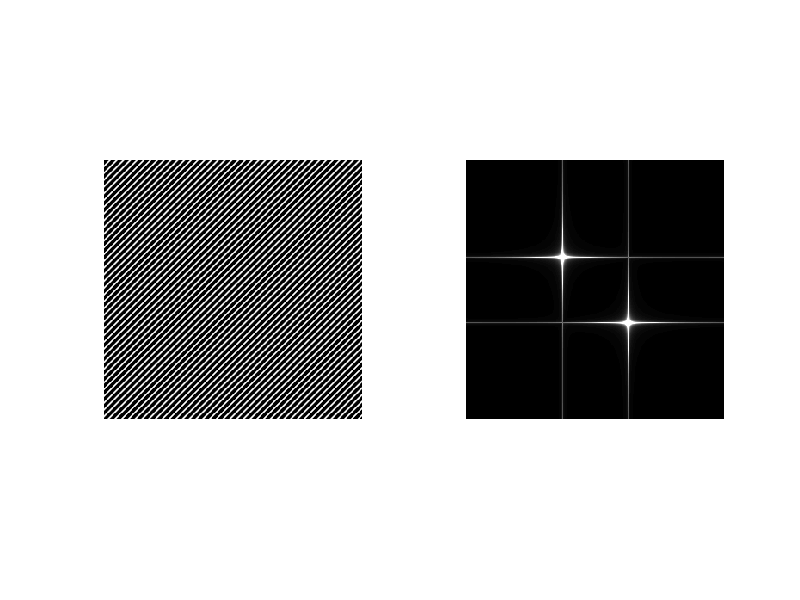

Reproduce this figure in MATLAB.
clear variables;close all; 

% part1
n=300; 
m=n;
a=0.8;b=0.8;
% r=149;
% figure(1); 
% x=-n/2:n/2; 
% y=x; 
% lx=45; 
% ly=20; 
% M1=disque(n,m,r); 
% TF_M_int=abs(uint8(fftshift(fft2(M1))));
% subplot(1,2,1); imshow(M1);
% subplot(1,2,2); imshow(TF_M_int);

%part2
[x,y]=meshgrid(1:n,1:m); 
M=cos(a*x+b*y); 
TF_M_int=uint8(abs(fftshift(fft2(M))));
subplot(1,2,1); 
imshow(M);
subplot(1,2,2); 
imshow(TF_M_int);
